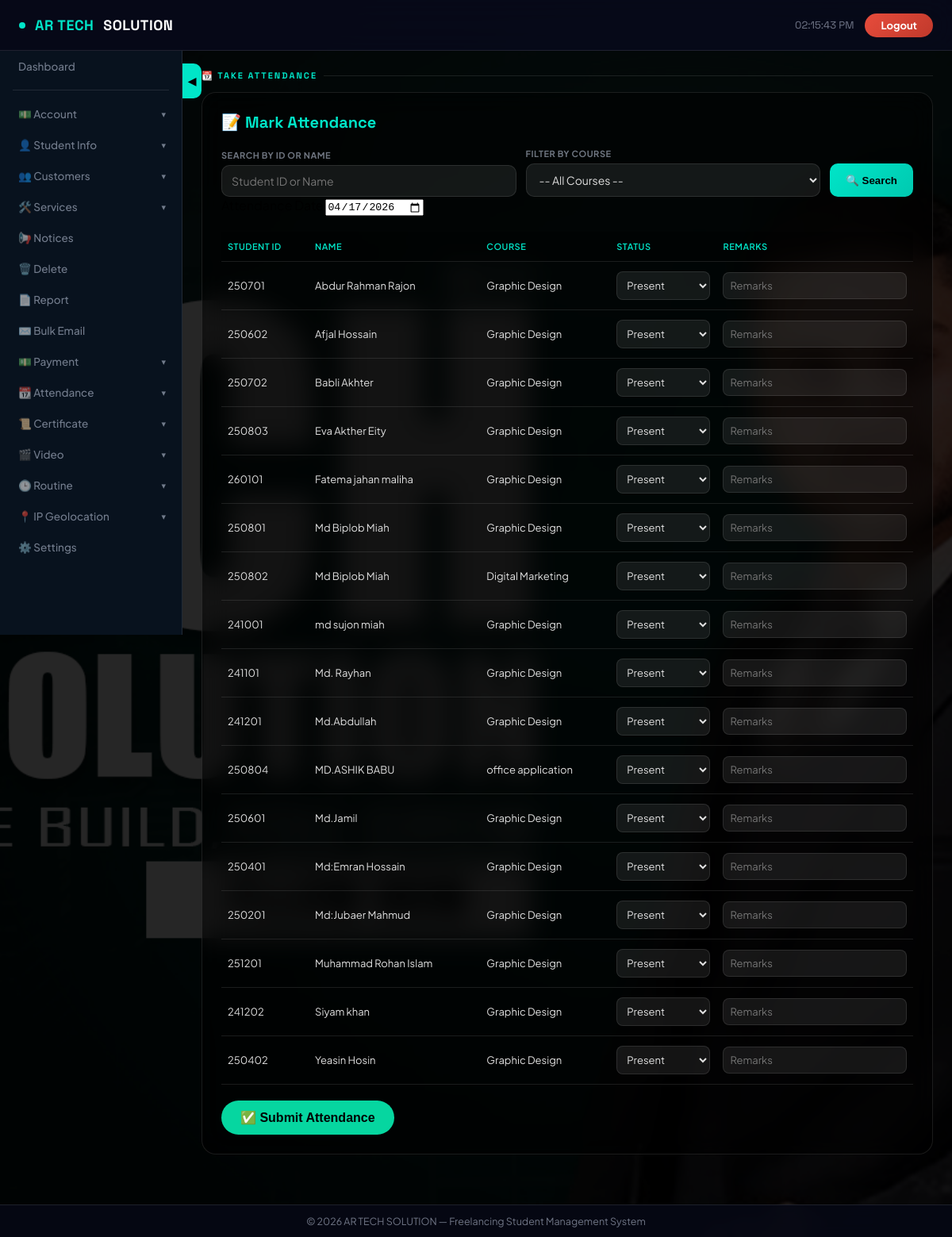
The app's page /admin/attendance.php (signed in) with its own data.
### tables this page shows
CREATE TABLE `students` (
  `student_id` int(11) NOT NULL,
  `name` varchar(255) NOT NULL,
  `father_name` varchar(255) DEFAULT NULL,
  `mother_name` varchar(255) DEFAULT NULL,
  `dob` date DEFAULT NULL,
  `present_address` text DEFAULT NULL,
  `permanent_address` text DEFAULT NULL,
  `id_type` enum('NID','Birth ID') NOT NULL,
  `nid_birth_id` varchar(50) DEFAULT NULL,
  `email` varchar(255) NOT NULL,
  `course_category` enum('Web Development','Graphic Design','Digital Marketing','Freelancing','office application') NOT NULL,
  `course_status` enum('ongoing','finished','incomplete') DEFAULT 'ongoing',
  `is_blocked` tinyint(1) DEFAULT 0,
  `issue_date` date DEFAULT NULL,
  `course_start_date` date DEFAULT NULL,
  `course_end_date` date DEFAULT NULL,
  `city` varchar(100) DEFAULT NULL,
  `district` varchar(100) DEFAULT NULL,
  `course_fee` decimal(10,2) DEFAULT NULL,
  `paid_fee` decimal(10,2) DEFAULT NULL,
  `profile_image` varchar(255) DEFAULT NULL,
  `created_at` timestamp NOT NULL DEFAULT current_timestamp(),
  `last_updated` timestamp NOT NULL DEFAULT current_timestamp() ON UPDATE current_timestamp(),
  `phone_number` varchar(20) DEFAULT NULL,
  `gender` varchar(10) DEFAULT NULL,
  `marital_status` varchar(20) DEFAULT NULL,
  `occupation` varchar(50) DEFAULT NULL,
  `religion` varchar(30) DEFAULT NULL,
  `country` varchar(50) DEFAULT NULL
);

### admin/config.php (called while the page is built, shortened)
<?php
if (!isset($conn)) {
    $conn = new mysqli("localhost", "root", "", "freelancing");
}
$settings = [];
$result = $conn->query("SELECT setting_key, setting_value FROM app_settings");
if ($result) {
    while ($row = $result->fetch_assoc()) {
        $settings[$row['setting_key']] = $row['setting_value'];
    }
}
$dark_mode = isset($settings['dark_mode']) && $settings['dark_mode'] == '1';
?>

### admin/attendance.php (the view, shortened to what this page needs)
<?php
require_once 'config.php';
$search = isset($_GET["search"]) ? $conn->real_escape_string($_GET["search"]) : "";
$sql = "SELECT student_id, name, course_category FROM students WHERE 1";
$sql .= " ORDER BY name ASC";
$students = $conn->query($sql);
?>
<!DOCTYPE html>
<html lang="en">
<head>
</head>
<body class="<?php echo $dark_mode ? 'dark-mode' : ''; ?>">
<nav class="topnav">
    <div style="display:flex;align-items:center;gap:14px;">
        <div class="topnav-brand">
            <div class="brand-dot"></div>
            <span>AR TECH</span> SOLUTION
        </div>
    </div>
    <div class="topnav-right">
        <div class="topnav-time" id="liveClock"></div>
        <a href="logout.php" class="logout-btn">Logout</a>
    </div>
</nav>
<?php
include 'navigation.php';
?>
<div class="sidebar-toggle-pill" id="sidebarToggle">◀</div>
<main class="main" id="mainContent">
    <div class="section-title">📆 Take Attendance</div>
    <div class="card">
        <h2>📝 Mark Attendance</h2>
        <form method="GET" class="filter-box">
            <div class="form-group">
                <label>Search by ID or Name</label>
                <input type="text" name="search" placeholder="Student ID or Name" value="<?php echo htmlspecialchars($search); ?>">
            </div>
            <div class="form-group">
                <label>Filter by Course</label>
                <select name="course">
                    <option value="">-- All Courses --</option>
                </select>
            </div>
            <button type="submit">🔍 Search</button>
        </form>
        <form method="POST">
            <div class="form-group" style="margin-bottom: 20px;">
                <label>Attendance Date</label>
                <input type="date" name="attendance_date" value="<?php echo date('Y-m-d'); ?>" required style="width: auto; display: inline-block;">
            </div>
            <div style="overflow-x: auto;">
                <table class="attendance-table">
                    <thead>
                        <tr>
                            <th>Student ID</th><th>Name</th><th>Course</th>
                            <th>Status</th><th>Remarks</th>
                        </tr>
                    </thead>
                    <tbody>
                        <?php if ($students && $students->num_rows > 0): ?>
                            <?php while ($row = $students->fetch_assoc()): ?>
                                <tr>
                                    <td><?php echo htmlspecialchars($row["student_id"]); ?></td>
                                    <td><?php echo htmlspecialchars($row["name"]); ?></td>
                                    <td><?php echo htmlspecialchars($row["course_category"]); ?></td>
                                    <td>
                                        <select name="attendance[<?php echo htmlspecialchars($row["student_id"]); ?>][status]">
                                            <option value="Present">Present</option>
                                        </select>
                                    </td>
                                    <td>
                                        <input type="text" name="attendance[<?php echo htmlspecialchars($row["student_id"]); ?>][remarks]" placeholder="Remarks">
                                    </td>
                                </tr>
                            <?php endwhile; ?>
                        <?php else: ?>
                            <tr><td colspan="5" class="no-data">❌ No students found. Adjust filters.</td></tr>
                        <?php endif; ?>
                    </tbody>
                </table>
            </div>
            <?php if ($students && $students->num_rows > 0): ?>
                <button type="submit" name="submit_attendance" class="submit-btn">✅ Submit Attendance</button>
            <?php endif; ?>
        </form>
    </div>
</main>
<div class="footer">
    &copy; <?php echo date("Y"); ?> AR TECH SOLUTION — Freelancing Student Management System
</div>
</body>
</html>

### records on screen
students: student_id "250701", name "Abdur Rahman Rajon", course_category "Graphic Design", student_id "Present"
students: student_id "250602", name "Afjal Hossain", course_category "Graphic Design", student_id "Present"
students: student_id "250702", name "Babli Akhter", course_category "Graphic Design", student_id "Present"
students: student_id "250803", name "Eva Akther Eity", course_category "Graphic Design", student_id "Present"
students: student_id "260101", name "Fatema jahan maliha", course_category "Graphic Design", student_id "Present"
students: student_id "250801", name "Md Biplob Miah", course_category "Graphic Design", student_id "Present"
students: student_id "250802", name "Md Biplob Miah", course_category "Digital Marketing", student_id "Present"
students: student_id "241001", name "md sujon miah", course_category "Graphic Design", student_id "Present"
students: student_id "241101", name "Md. Rayhan", course_category "Graphic Design", student_id "Present"
students: student_id "241201", name "Md.Abdullah", course_category "Graphic Design", student_id "Present"
students: student_id "250804", name "MD.ASHIK BABU", course_category "office application", student_id "Present"
students: student_id "250601", name "Md.Jamil", course_category "Graphic Design", student_id "Present"
students: student_id "250401", name "Md:Emran Hossain", course_category "Graphic Design", student_id "Present"
students: student_id "250201", name "Md:Jubaer Mahmud", course_category "Graphic Design", student_id "Present"
students: student_id "251201", name "Muhammad Rohan Islam", course_category "Graphic Design", student_id "Present"
students: student_id "241202", name "Siyam khan", course_category "Graphic Design", student_id "Present"
students: student_id "250402", name "Yeasin Hosin", course_category "Graphic Design", student_id "Present"

### other values on screen
get_sidebar_label('dashboard', '📊 Dashboard') "Dashboard"
get_sidebar_label('account', '💵 Account') "💵 Account"
get_sidebar_label('student_info', '👤 Student Info') "👤 Student Info"
get_sidebar_label('customers', '👥 Customers') "👥 Customers"
get_sidebar_label('services', '🛠️ Services') "🛠️ Services"
get_sidebar_label('notices', '📢 Notices') "📢 Notices"
get_sidebar_label('delete', '🗑️ Delete') "🗑️ Delete"
get_sidebar_label('report', '📄 Report') "📄 Report"
get_sidebar_label('Bulk_Email', '✉️ Bulk Email') "✉️ Bulk Email"
get_sidebar_label('payment', '💵 Payment') "💵 Payment"
get_sidebar_label('attendance', '📆 Attendance') "📆 Attendance"
get_sidebar_label('certificate', '📜 Certificate') "📜 Certificate"
get_sidebar_label('video', '🎬 Video') "🎬 Video"
get_sidebar_label('routine', '🕒 Routine') "🕒 Routine"
get_sidebar_label('iplocator', '📍 IP Geolocation') "📍 IP Geolocation"
